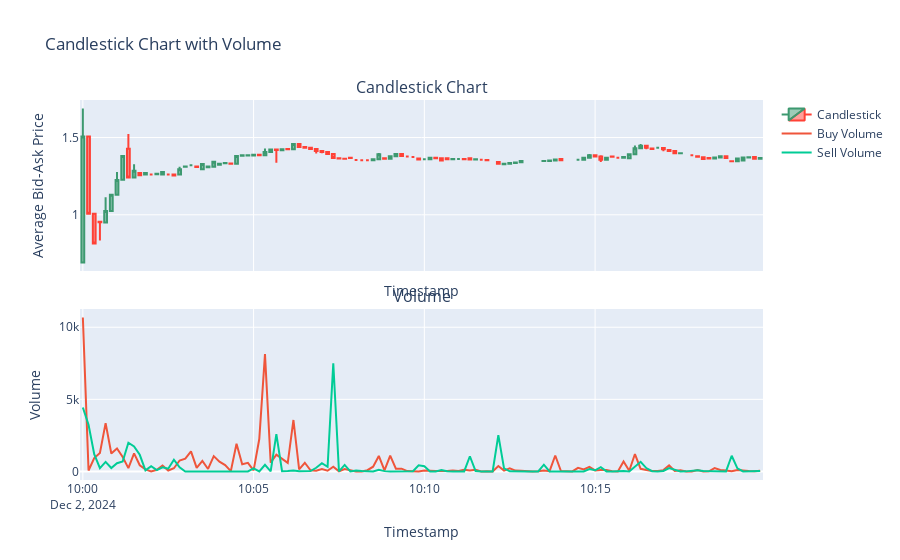

Notebook source saved alongside this figure:
### Code cell
import plotly.graph_objects as go
from plotly.subplots import make_subplots

# Create subplots with shared x-axis
fig = make_subplots(rows=2, cols=1, shared_xaxes=True, 
                    vertical_spacing=0.1, 
                    subplot_titles=('Candlestick Chart', 'Volume'))

# Add candlestick chart to the first subplot
fig.add_trace(go.Candlestick(
    x=candlestick_df.index,
    open=candlestick_df['avg_bid_ask_price_open'],
    high=candlestick_df['avg_bid_ask_price_high'],
    low=candlestick_df['avg_bid_ask_price_low'],
    close=candlestick_df['avg_bid_ask_price_close'],
    name='Candlestick'
), row=1, col=1)

# Add buy_volume line to the second subplot
fig.add_trace(go.Scatter(
    x=df_match_agg['timestamp'],
    y=df_match_agg['buy_volume'],
    mode='lines',
    name='Buy Volume'
), row=2, col=1)

# Add sell_volume line to the second subplot
fig.add_trace(go.Scatter(
    x=df_match_agg['timestamp'],
    y=df_match_agg['sell_volume'],
    mode='lines',
    name='Sell Volume'
), row=2, col=1)

# Update layout for better visualization
fig.update_layout(
    title='Candlestick Chart with Volume',
    xaxis_title='Timestamp',
    yaxis_title='Average Bid-Ask Price',
    xaxis2_title='Timestamp',
    yaxis2_title='Volume',
    xaxis_rangeslider_visible=False,
    hovermode='x unified'  # Enable cursor lines indicating x and y axis
)

# Display the chart
fig.show()
